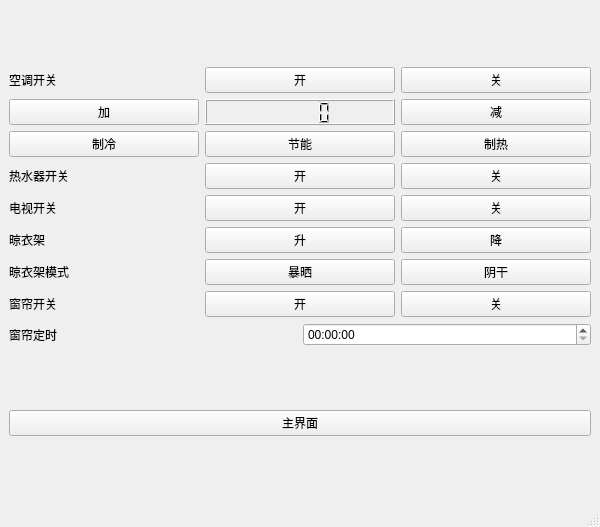
<?xml version="1.0" encoding="UTF-8"?>
<ui version="4.0">
 <class>home_appliance</class>
 <widget class="QMainWindow" name="home_appliance">
  <property name="geometry">
   <rect>
    <x>0</x>
    <y>0</y>
    <width>600</width>
    <height>527</height>
   </rect>
  </property>
  <property name="windowTitle">
   <string>MainWindow</string>
  </property>
  <widget class="QWidget" name="centralwidget">
   <layout class="QVBoxLayout" name="verticalLayout_7">
    <item>
     <layout class="QVBoxLayout" name="verticalLayout_6">
      <item>
       <layout class="QVBoxLayout" name="verticalLayout">
        <item>
         <layout class="QHBoxLayout" name="horizontalLayout">
          <item>
           <widget class="QLabel" name="label">
            <property name="text">
             <string>空调开关</string>
            </property>
           </widget>
          </item>
          <item>
           <widget class="QPushButton" name="KT_ON">
            <property name="text">
             <string>开</string>
            </property>
           </widget>
          </item>
          <item>
           <widget class="QPushButton" name="KT_OFF">
            <property name="text">
             <string>关</string>
            </property>
           </widget>
          </item>
         </layout>
        </item>
        <item>
         <layout class="QHBoxLayout" name="horizontalLayout_2">
          <item>
           <widget class="QPushButton" name="WD_ZhenJia">
            <property name="text">
             <string>加</string>
            </property>
           </widget>
          </item>
          <item>
           <widget class="QLCDNumber" name="WD_XianShi"/>
          </item>
          <item>
           <widget class="QPushButton" name="WD_JianShao">
            <property name="text">
             <string>减</string>
            </property>
           </widget>
          </item>
         </layout>
        </item>
        <item>
         <layout class="QHBoxLayout" name="horizontalLayout_3">
          <item>
           <widget class="QPushButton" name="KT_ZiLeng">
            <property name="text">
             <string>制冷</string>
            </property>
           </widget>
          </item>
          <item>
           <widget class="QPushButton" name="KT_JieNeng">
            <property name="text">
             <string>节能</string>
            </property>
           </widget>
          </item>
          <item>
           <widget class="QPushButton" name="KT_ZiRe">
            <property name="text">
             <string>制热</string>
            </property>
           </widget>
          </item>
         </layout>
        </item>
       </layout>
      </item>
      <item>
       <layout class="QVBoxLayout" name="verticalLayout_5">
        <item>
         <layout class="QHBoxLayout" name="horizontalLayout_4">
          <item>
           <widget class="QLabel" name="label_2">
            <property name="text">
             <string>热水器开关</string>
            </property>
           </widget>
          </item>
          <item>
           <widget class="QPushButton" name="RSQ_ON">
            <property name="text">
             <string>开</string>
            </property>
           </widget>
          </item>
          <item>
           <widget class="QPushButton" name="RSQ_OFF">
            <property name="text">
             <string>关</string>
            </property>
           </widget>
          </item>
         </layout>
        </item>
        <item>
         <layout class="QHBoxLayout" name="horizontalLayout_5">
          <item>
           <widget class="QLabel" name="label_3">
            <property name="text">
             <string>电视开关</string>
            </property>
           </widget>
          </item>
          <item>
           <widget class="QPushButton" name="TV_ON">
            <property name="text">
             <string>开</string>
            </property>
           </widget>
          </item>
          <item>
           <widget class="QPushButton" name="TV_OFF">
            <property name="text">
             <string>关</string>
            </property>
           </widget>
          </item>
         </layout>
        </item>
       </layout>
      </item>
      <item>
       <layout class="QVBoxLayout" name="verticalLayout_4">
        <item>
         <layout class="QVBoxLayout" name="verticalLayout_2">
          <item>
           <layout class="QHBoxLayout" name="horizontalLayout_6">
            <item>
             <widget class="QLabel" name="label_4">
              <property name="text">
               <string>晾衣架</string>
              </property>
             </widget>
            </item>
            <item>
             <widget class="QPushButton" name="LYJ_S">
              <property name="text">
               <string>升</string>
              </property>
             </widget>
            </item>
            <item>
             <widget class="QPushButton" name="LYJ_J">
              <property name="text">
               <string>降</string>
              </property>
             </widget>
            </item>
           </layout>
          </item>
          <item>
           <layout class="QHBoxLayout" name="horizontalLayout_7">
            <item>
             <widget class="QLabel" name="label_5">
              <property name="text">
               <string>晾衣架模式</string>
              </property>
             </widget>
            </item>
            <item>
             <widget class="QPushButton" name="LYJ_BaoSai">
              <property name="text">
               <string>暴晒</string>
              </property>
             </widget>
            </item>
            <item>
             <widget class="QPushButton" name="LYJ_YinGan">
              <property name="text">
               <string>阴干</string>
              </property>
             </widget>
            </item>
           </layout>
          </item>
         </layout>
        </item>
        <item>
         <layout class="QVBoxLayout" name="verticalLayout_3">
          <item>
           <layout class="QHBoxLayout" name="horizontalLayout_8">
            <item>
             <widget class="QLabel" name="label_6">
              <property name="text">
               <string>窗帘开关</string>
              </property>
             </widget>
            </item>
            <item>
             <widget class="QPushButton" name="CL_ON">
              <property name="text">
               <string>开</string>
              </property>
             </widget>
            </item>
            <item>
             <widget class="QPushButton" name="CL_OFF">
              <property name="text">
               <string>关</string>
              </property>
             </widget>
            </item>
           </layout>
          </item>
          <item>
           <layout class="QHBoxLayout" name="horizontalLayout_9">
            <item>
             <widget class="QLabel" name="label_7">
              <property name="text">
               <string>窗帘定时</string>
              </property>
             </widget>
            </item>
            <item>
             <widget class="QTimeEdit" name="CL_Dime"/>
            </item>
           </layout>
          </item>
         </layout>
        </item>
       </layout>
      </item>
     </layout>
    </item>
    <item>
     <widget class="QPushButton" name="JD_Zhu">
      <property name="text">
       <string>主界面</string>
      </property>
     </widget>
    </item>
   </layout>
  </widget>
  <widget class="QMenuBar" name="menubar">
   <property name="geometry">
    <rect>
     <x>0</x>
     <y>0</y>
     <width>600</width>
     <height>26</height>
    </rect>
   </property>
  </widget>
  <widget class="QStatusBar" name="statusbar"/>
 </widget>
 <resources/>
 <connections/>
</ui>
